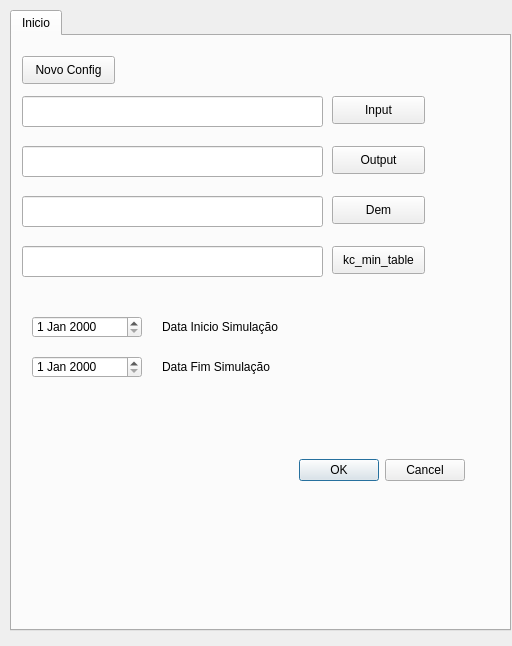
<?xml version="1.0" encoding="UTF-8"?>
<ui version="4.0">
 <class>BaseDialog</class>
 <widget class="QDialog" name="BaseDialog">
  <property name="geometry">
   <rect>
    <x>0</x>
    <y>0</y>
    <width>512</width>
    <height>646</height>
   </rect>
  </property>
  <property name="windowTitle">
   <string>Dialog</string>
  </property>
  <widget class="QTabWidget" name="tabWidget">
   <property name="geometry">
    <rect>
     <x>10</x>
     <y>10</y>
     <width>501</width>
     <height>621</height>
    </rect>
   </property>
   <property name="currentIndex">
    <number>0</number>
   </property>
   <widget class="QWidget" name="tab_4">
    <attribute name="title">
     <string>Inicio</string>
    </attribute>
    <widget class="QDialogButtonBox" name="buttonBox">
     <property name="geometry">
      <rect>
       <x>260</x>
       <y>420</y>
       <width>193</width>
       <height>28</height>
      </rect>
     </property>
     <property name="orientation">
      <enum>Qt::Horizontal</enum>
     </property>
     <property name="standardButtons">
      <set>QDialogButtonBox::Cancel|QDialogButtonBox::Ok</set>
     </property>
    </widget>
    <widget class="QLineEdit" name="lineEdit">
     <property name="geometry">
      <rect>
       <x>10</x>
       <y>160</y>
       <width>301</width>
       <height>31</height>
      </rect>
     </property>
    </widget>
    <widget class="QPushButton" name="pushButton">
     <property name="geometry">
      <rect>
       <x>320</x>
       <y>160</y>
       <width>93</width>
       <height>28</height>
      </rect>
     </property>
     <property name="text">
      <string>Dem</string>
     </property>
    </widget>
    <widget class="QLineEdit" name="lineEdit_2">
     <property name="geometry">
      <rect>
       <x>10</x>
       <y>110</y>
       <width>301</width>
       <height>31</height>
      </rect>
     </property>
    </widget>
    <widget class="QLineEdit" name="lineEdit_3">
     <property name="geometry">
      <rect>
       <x>10</x>
       <y>210</y>
       <width>301</width>
       <height>31</height>
      </rect>
     </property>
    </widget>
    <widget class="QPushButton" name="pushButton_8">
     <property name="geometry">
      <rect>
       <x>320</x>
       <y>110</y>
       <width>93</width>
       <height>28</height>
      </rect>
     </property>
     <property name="text">
      <string>Output</string>
     </property>
    </widget>
    <widget class="QPushButton" name="pushButton_9">
     <property name="geometry">
      <rect>
       <x>320</x>
       <y>210</y>
       <width>93</width>
       <height>28</height>
      </rect>
     </property>
     <property name="text">
      <string>kc_min_table</string>
     </property>
    </widget>
    <widget class="QLineEdit" name="lineEdit_4">
     <property name="geometry">
      <rect>
       <x>10</x>
       <y>60</y>
       <width>301</width>
       <height>31</height>
      </rect>
     </property>
    </widget>
    <widget class="QPushButton" name="pushButton_11">
     <property name="geometry">
      <rect>
       <x>320</x>
       <y>60</y>
       <width>93</width>
       <height>28</height>
      </rect>
     </property>
     <property name="text">
      <string>Input</string>
     </property>
    </widget>
    <widget class="QPushButton" name="pushButton_12">
     <property name="geometry">
      <rect>
       <x>10</x>
       <y>20</y>
       <width>93</width>
       <height>28</height>
      </rect>
     </property>
     <property name="text">
      <string>Novo Config</string>
     </property>
    </widget>
    <widget class="QDateEdit" name="dateEdit">
     <property name="geometry">
      <rect>
       <x>20</x>
       <y>280</y>
       <width>110</width>
       <height>22</height>
      </rect>
     </property>
    </widget>
    <widget class="QDateEdit" name="dateEdit_2">
     <property name="geometry">
      <rect>
       <x>20</x>
       <y>320</y>
       <width>110</width>
       <height>22</height>
      </rect>
     </property>
    </widget>
    <widget class="QLabel" name="label">
     <property name="geometry">
      <rect>
       <x>150</x>
       <y>280</y>
       <width>131</width>
       <height>21</height>
      </rect>
     </property>
     <property name="text">
      <string>Data Inicio Simulação</string>
     </property>
    </widget>
    <widget class="QLabel" name="label_2">
     <property name="geometry">
      <rect>
       <x>150</x>
       <y>320</y>
       <width>131</width>
       <height>21</height>
      </rect>
     </property>
     <property name="text">
      <string>Data Fim Simulação</string>
     </property>
    </widget>
   </widget>
  </widget>
 </widget>
 <resources/>
 <connections>
  <connection>
   <sender>pushButton</sender>
   <signal>clicked()</signal>
   <receiver>BaseDialog</receiver>
   <slot>SearchDem()</slot>
   <hints>
    <hint type="sourcelabel">
     <x>388</x>
     <y>219</y>
    </hint>
    <hint type="destinationlabel">
     <x>511</x>
     <y>173</y>
    </hint>
   </hints>
  </connection>
  <connection>
   <sender>buttonBox</sender>
   <signal>rejected()</signal>
   <receiver>BaseDialog</receiver>
   <slot>reject()</slot>
   <hints>
    <hint type="sourcelabel">
     <x>368</x>
     <y>468</y>
    </hint>
    <hint type="destinationlabel">
     <x>255</x>
     <y>322</y>
    </hint>
   </hints>
  </connection>
  <connection>
   <sender>pushButton_9</sender>
   <signal>clicked()</signal>
   <receiver>BaseDialog</receiver>
   <slot>SearchKc_min()</slot>
   <hints>
    <hint type="sourcelabel">
     <x>365</x>
     <y>269</y>
    </hint>
    <hint type="destinationlabel">
     <x>511</x>
     <y>204</y>
    </hint>
   </hints>
  </connection>
  <connection>
   <sender>pushButton_11</sender>
   <signal>clicked()</signal>
   <receiver>BaseDialog</receiver>
   <slot>SetInput()</slot>
   <hints>
    <hint type="sourcelabel">
     <x>354</x>
     <y>119</y>
    </hint>
    <hint type="destinationlabel">
     <x>511</x>
     <y>21</y>
    </hint>
   </hints>
  </connection>
  <connection>
   <sender>buttonBox</sender>
   <signal>accepted()</signal>
   <receiver>BaseDialog</receiver>
   <slot>accept()</slot>
   <hints>
    <hint type="sourcelabel">
     <x>368</x>
     <y>468</y>
    </hint>
    <hint type="destinationlabel">
     <x>255</x>
     <y>322</y>
    </hint>
   </hints>
  </connection>
  <connection>
   <sender>pushButton_8</sender>
   <signal>clicked()</signal>
   <receiver>BaseDialog</receiver>
   <slot>SetOutput()</slot>
   <hints>
    <hint type="sourcelabel">
     <x>388</x>
     <y>169</y>
    </hint>
    <hint type="destinationlabel">
     <x>511</x>
     <y>60</y>
    </hint>
   </hints>
  </connection>
  <connection>
   <sender>pushButton_12</sender>
   <signal>clicked()</signal>
   <receiver>BaseDialog</receiver>
   <slot>NewProject()</slot>
   <hints>
    <hint type="sourcelabel">
     <x>65</x>
     <y>79</y>
    </hint>
    <hint type="destinationlabel">
     <x>15</x>
     <y>41</y>
    </hint>
   </hints>
  </connection>
  <connection>
   <sender>dateEdit</sender>
   <signal>editingFinished()</signal>
   <receiver>BaseDialog</receiver>
   <slot>SetStartDate()</slot>
   <hints>
    <hint type="sourcelabel">
     <x>36</x>
     <y>326</y>
    </hint>
    <hint type="destinationlabel">
     <x>4</x>
     <y>340</y>
    </hint>
   </hints>
  </connection>
  <connection>
   <sender>dateEdit_2</sender>
   <signal>editingFinished()</signal>
   <receiver>BaseDialog</receiver>
   <slot>SetEndDate()</slot>
   <hints>
    <hint type="sourcelabel">
     <x>55</x>
     <y>366</y>
    </hint>
    <hint type="destinationlabel">
     <x>5</x>
     <y>397</y>
    </hint>
   </hints>
  </connection>
 </connections>
 <slots>
  <slot>SearchDem()</slot>
  <slot>SearchPrec()</slot>
  <slot>SearchKc_min()</slot>
  <slot>DLL_Create()</slot>
  <slot>SetOutput()</slot>
  <slot>SetInput()</slot>
  <slot>NewProject()</slot>
  <slot>slot1()</slot>
  <slot>SetStartDate()</slot>
  <slot>SetEndDate()</slot>
 </slots>
</ui>
